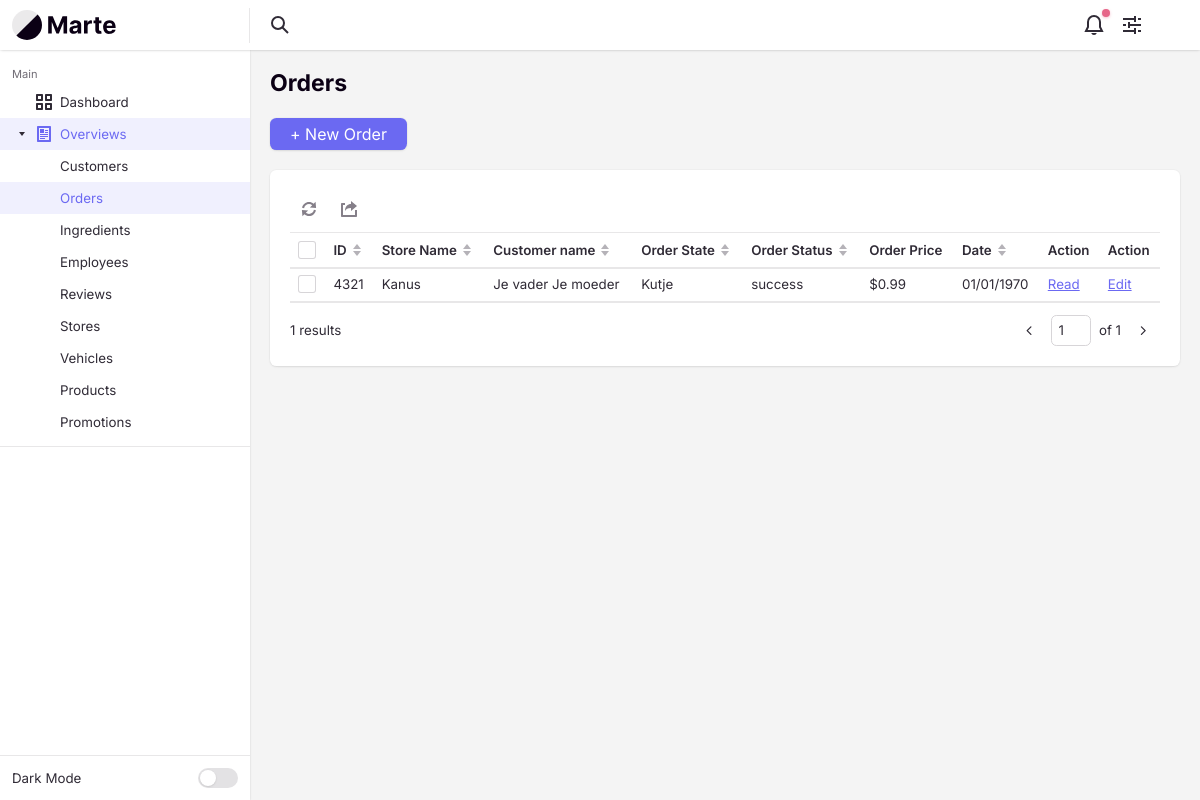
The page /Order/overview/ on the database as committed earlier.
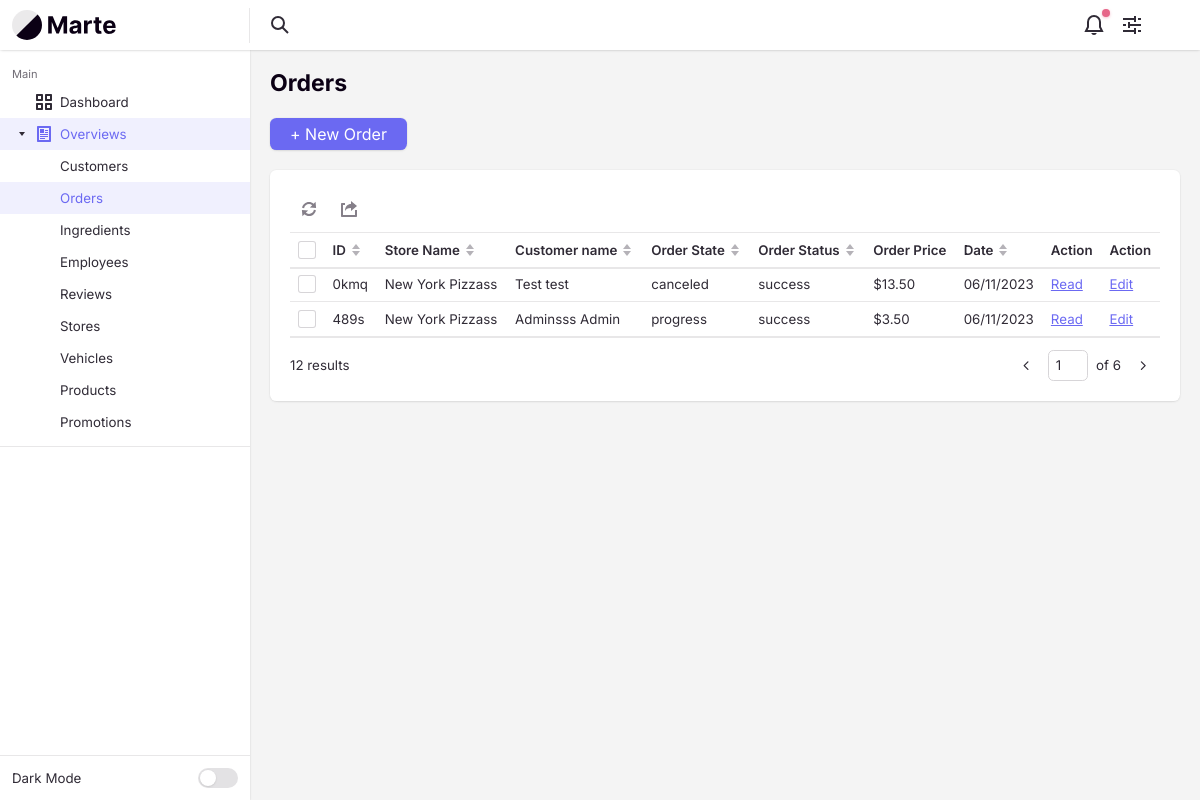
The same page on the database as committed later.
### tables this page shows
CREATE TABLE `orders` (
  `orderId` varchar(4) NOT NULL,
  `orderStoreId` varchar(4) NOT NULL,
  `orderCustomerId` varchar(4) NOT NULL,
  `orderState` enum('progress','delivered','on the way','canceled','picked up') NOT NULL,
  `orderStatus` enum('success','pending','failed','') NOT NULL,
  `orderPrice` decimal(6,2) NOT NULL,
  `orderCreateDate` int(10) NOT NULL,
  `orderDescription` text DEFAULT NULL
);

CREATE TABLE `stores` (
  `storeId` varchar(4) NOT NULL,
  `storeName` varchar(255) NOT NULL,
  `storeZipcode` varchar(255) NOT NULL,
  `storeStreetName` varchar(255) NOT NULL,
  `storeCity` varchar(255) NOT NULL,
  `storePhone` varchar(10) NOT NULL,
  `storeEmail` varchar(255) NOT NULL,
  `storeIsActive` tinyint(1) NOT NULL DEFAULT 1,
  `storeCreateDate` int(10) NOT NULL,
  `storeDescription` text DEFAULT NULL
);

CREATE TABLE `customers` (
  `customerId` varchar(4) NOT NULL,
  `customerFirstName` varchar(255) NOT NULL,
  `customerLastName` varchar(255) NOT NULL,
  `customerStreetName` varchar(255) NOT NULL,
  `customerZipCode` varchar(10) NOT NULL,
  `customerCity` varchar(50) NOT NULL,
  `customerEmail` varchar(255) NOT NULL,
  `customerPhone` varchar(255) NOT NULL,
  `customerType` enum('member','guest','admin') NOT NULL,
  `customerIsActive` tinyint(1) NOT NULL DEFAULT 1,
  `customerCreateDate` int(10) NOT NULL
);

### app/views/backend/order/overview.php (the view, shortened to what the changed rows need)
<?php require APPROOT . '/views/includes/head.php'; ?>
<div class="margin-bottom-md">
    <h1 class="text-lg">Orders</h1>
</div>
<div class="margin-bottom-md">
    <div class="flex flex-wrap gap-sm items-center justify-between">
        <a class="btn btn--primary" href="<?= URLROOT ?>Order/create">+ New Order</a>
    </div>
</div>
<div class="bg radius-md padding-md inner-glow shadow-xs">
    <div class="int-table-actions padding-bottom-xxxs border-bottom border-alpha" data-table-controls="interactive-table-1">
        <menu class="menu-bar js-int-table-actions__no-items-selected js-menu-bar">
            <li class="menu-bar__item " role="menuitem">
            </li>
            <li class="menu-bar__item " role="menuitem">
                <svg class="icon menu-bar__icon" aria-hidden="true" viewBox="0 0 16 16">
                    <g>
                        <path d="M15,16H1c-0.6,0-1-0.4-1-1V3c0-0.6,0.4-1,1-1h3v2H2v10h12V9h2v6C16,15.6,15.6,16,15,16z"></path>
                        <path d="M10,3c-3.2,0-6,2.5-6,7c1.1-1.7,2.4-3,6-3v3l6-5l-6-5V3z"></path>
                    </g>
                </svg>
            </li>
        </menu>
    </div>
    <div id="interactive-table-1" class="int-table text-sm js-int-table">
        <div class="int-table__inner">
            <table class="int-table__table" aria-label="Interactive table example">
                <thead class="int-table__header js-int-table__header">
                    <tr class="int-table__row">
                        <td class="int-table__cell">
                            <div class="custom-checkbox int-table__checkbox">
                                <div class="custom-checkbox__control" aria-hidden="true"></div>
                            </div>
                        </td>
                        <th class="int-table__cell int-table__cell--th int-table__cell--sort js-int-table__cell--sort">
                            <div class="flex items-center">
                                <span>ID</span>
                                <svg class="icon icon--xxs margin-left-xxxs int-table__sort-icon" aria-hidden="true" viewBox="0 0 12 12">
                                    <polygon class="arrow-up" points="6 0 10 5 2 5 6 0" />
                                    <polygon class="arrow-down" points="6 12 2 7 10 7 6 12" />
                                </svg>
                            </div>
                        </th>
                        <th class="int-table__cell int-table__cell--th int-table__cell--sort js-int-table__cell--sort">
                            <div class="flex items-center">
                                <span>Store Name</span>
                                <svg class="icon icon--xxs margin-left-xxxs int-table__sort-icon" aria-hidden="true" viewBox="0 0 12 12">
                                    <polygon class="arrow-up" points="6 0 10 5 2 5 6 0" />
                                    <polygon class="arrow-down" points="6 12 2 7 10 7 6 12" />
                                </svg>
                            </div>
                        </th>
                        <th class="int-table__cell int-table__cell--th int-table__cell--sort js-int-table__cell--sort">
                            <div class="flex items-center">
                                <span>Customer name</span>
                                <svg class="icon icon--xxs margin-left-xxxs int-table__sort-icon" aria-hidden="true" viewBox="0 0 12 12">
                                    <polygon class="arrow-up" points="6 0 10 5 2 5 6 0" />
                                    <polygon class="arrow-down" points="6 12 2 7 10 7 6 12" />
                                </svg>
                            </div>
                        </th>
                        <th class="int-table__cell int-table__cell--th int-table__cell--sort js-int-table__cell--sort">
                            <div class="flex items-center">
                                <span>Order State</span>
                                <svg class="icon icon--xxs margin-left-xxxs int-table__sort-icon" aria-hidden="true" viewBox="0 0 12 12">
                                    <polygon class="arrow-up" points="6 0 10 5 2 5 6 0" />
                                    <polygon class="arrow-down" points="6 12 2 7 10 7 6 12" />
                                </svg>
                            </div>
                        </th>
                        <th class="int-table__cell int-table__cell--th int-table__cell--sort js-int-table__cell--sort">
                            <div class="flex items-center">
                                <span>Order Status</span>
                                <svg class="icon icon--xxs margin-left-xxxs int-table__sort-icon" aria-hidden="true" viewBox="0 0 12 12">
                                    <polygon class="arrow-up" points="6 0 10 5 2 5 6 0" />
                                    <polygon class="arrow-down" points="6 12 2 7 10 7 6 12" />
                                </svg>
                            </div>
                        </th>
                        <th class="int-table__cell int-table__cell--th text-left">
                            Order Price
                        </th>
                        <th class="int-table__cell int-table__cell--th int-table__cell--sort js-int-table__cell--sort" data-date-format="dd-mm-yyyy">
                            <div class="flex items-center">
                                <span>Date</span>
                                <svg class="icon icon--xxs margin-left-xxxs int-table__sort-icon" aria-hidden="true" viewBox="0 0 12 12">
                                    <polygon class="arrow-up" points="6 0 10 5 2 5 6 0" />
                                    <polygon class="arrow-down" points="6 12 2 7 10 7 6 12" />
                                </svg>
                            </div>
                        </th>
                        <th class="int-table__cell int-table__cell--th text-left">
                            Action
                        </th>
                        <th class="int-table__cell int-table__cell--th text-left">
                            Action
                        </th>
                    </tr>
                </thead>
                <tbody class="int-table__body js-int-table__body">
                    <?php foreach ($data['orders'] as $order) : ?>
                        <tr class="int-table__row">
                            <th class="int-table__cell" scope="row">
                                <div class="custom-checkbox int-table__checkbox">
                                    <div class="custom-checkbox__control" aria-hidden="true"></div>
                                </div>
                            </th>
                            <td class="int-table__cell"><?= $order->orderId ?></td>
                            <td class="int-table__cell"><?= $order->storeName ?></td>
                            <td class="int-table__cell"><?= $order->customerFirstName . " " . $order->customerLastName ?></td>
                            <td class="int-table__cell"><?= $order->orderState ?></td>
                            <td class="int-table__cell"><?= $order->orderStatus ?></td>
                            <td class="int-table__cell text-truncate max-width-xxxxs">$<?= $order->orderPrice ?></td>
                            <td class="int-table__cell"><?= date('d/m/Y', $order->orderCreateDate) ?></td>
                            <td class="int-table__cell"><a href="<?= URLROOT; ?>Order/orderHasProducts/{orderId:<?= $order->orderId ?>}/">Read</a></td>
                            <td class="int-table__cell"><a href="<?= URLROOT ?>Order/update/{orderId:<?= $order->orderId ?>}/">Edit</a></td>
                        </tr>
                    <?php endforeach ?>
                </tbody>
            </table>
        </div>
    </div>
    <div class="flex items-center justify-between padding-top-sm">
        <p class="text-sm"><?= $data['countOrders'] ?> results</p>
        <nav class="pagination text-sm" aria-label="Pagination">
            <ul class="pagination__list flex flex-wrap gap-xxxs">
                <li>
                    <?php
                    $prevPage = max(1, $data['currentPage'] - 1);
                    $prevPageLink = URLROOT . "Order/overview/?page=$prevPage";
                    $prevDisabled = ($data['currentPage'] == 1) ? 'disabled' : '';
                    ?>
                    <a href="<?= $prevPageLink; ?>/" class="pagination__item <?= $prevDisabled; ?>">
                        <svg class="icon" viewBox="0 0 16 16">
                            <g stroke-width="1.5" stroke="currentColor">
                                <polyline fill="none" stroke="currentColor" stroke-linecap="round" stroke-linejoin="round" stroke-miterlimit="10" points="9.5,3.5 5,8 9.5,12.5 "></polyline>
                            </g>
                        </svg>
                    </a>
                </li>
                <li>
                    <span class="pagination__jumper flex items-center">
                        <input aria-label="Page number" class="form-control" type="text" id="pageNumber" name="pageNumber" value="<?php echo $data['currentPage']; ?>">
                        <em>of <?php echo $data['totalPages']; ?></em>
                    </span>
                </li>
                <li>
                    <?php
                    $nextPage = min($data['totalPages'], $data['currentPage'] + 1);
                    $nextPageLink = URLROOT . "Order/overview/?page=$nextPage";
                    $nextDisabled = ($data['currentPage'] == $data['totalPages']) ? 'disabled' : '';
                    ?>
                    <a href="<?= $nextPageLink; ?>/" class="pagination__item <?= $nextDisabled; ?>">
                        <svg class="icon" viewBox="0 0 16 16">
                            <g stroke-width="1.5" stroke="currentColor">
                                <polyline fill="none" stroke="currentColor" stroke-linecap="round" stroke-linejoin="round" stroke-miterlimit="10" points="6.5,3.5 11,8 6.5,12.5 "></polyline>
                            </g>
                        </svg>
                    </a>
                </li>
            </ul>
        </nav>
    </div>
</div>
<?php require APPROOT . '/views/includes/footer.php'; ?>

Rows that differ between the two databases and show on the page:
removed orders: orderId "4321", orderStoreId.storeName "Kanus", orderCustomerId.customerFirstName "Je vader", orderCustomerId.customerLastName "Je moeder", orderState "Kutje", orderStatus "success", orderPrice "0.99", orderCreateDate "01/01/1970"
added orders: orderId "0kmq", orderStoreId.storeName "New York Pizzass", orderCustomerId.customerFirstName "Test", orderCustomerId.customerLastName "test", orderState "canceled", orderStatus "success", orderPrice "13.50", orderCreateDate "06/11/2023"
added orders: orderId "489s", orderStoreId.storeName "New York Pizzass", orderCustomerId.customerFirstName "Adminsss", orderCustomerId.customerLastName "Admin", orderState "progress", orderStatus "success", orderPrice "3.50", orderCreateDate "06/11/2023"
Other text that changed with them:
$data['countOrders']: "1" → "12"
$data['totalPages']: "1" → "6"
